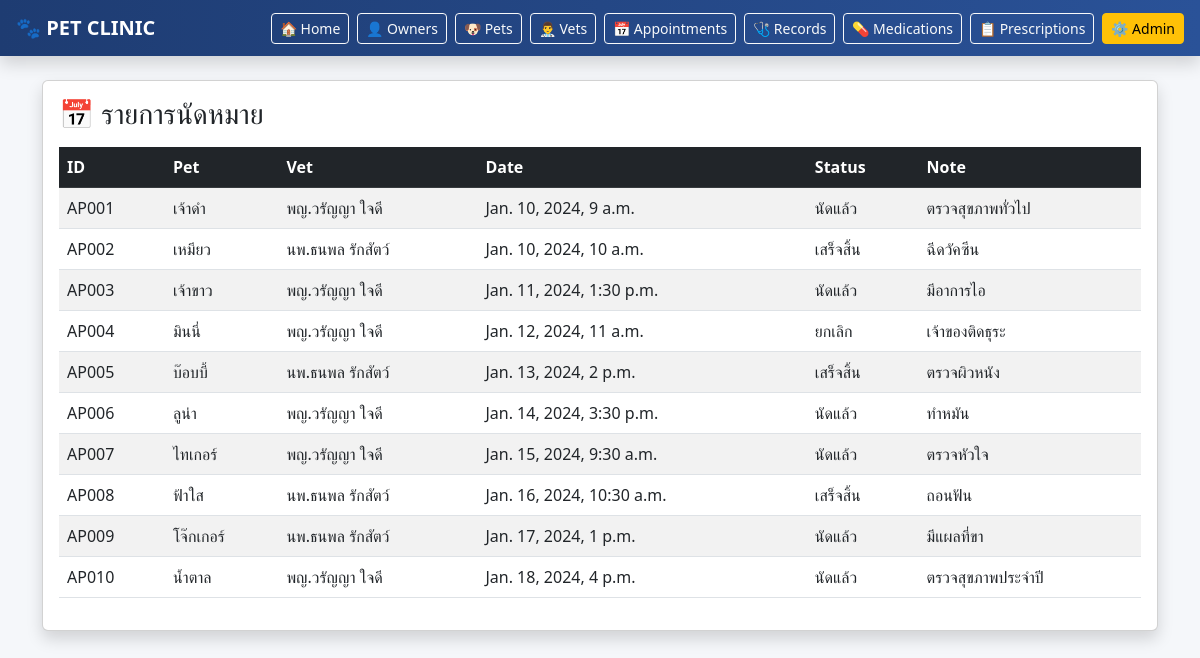
The app's page /appointments/ with its own data.
### clinic/models.py (models this page shows, shortened)
class Appointment(models.Model):
    appointment_id = models.CharField(max_length=10, unique=True, blank=True)
    pet = models.ForeignKey(Pet, on_delete=models.CASCADE)
    vet = models.ForeignKey(Veterinarian, on_delete=models.CASCADE)
    appointment_date = models.DateTimeField()
    status = models.CharField(max_length=50)
    note = models.TextField()

class Pet(models.Model):
    pet_id = models.CharField(max_length=10, unique=True, blank=True)
    owner = models.ForeignKey(Owner, on_delete=models.CASCADE)
    name = models.CharField(max_length=100)
    species = models.CharField(max_length=50)
    breed = models.CharField(max_length=100)
    gender = models.CharField(max_length=10)
    birthdate = models.DateField()

class Veterinarian(models.Model):
    vet_id = models.CharField(max_length=10, unique=True, blank=True)
    name = models.CharField(max_length=100)
    position = models.CharField(max_length=100)
    specialty = models.CharField(max_length=100)
    phone = models.CharField(max_length=20)

### clinic/views.py (the view)
# urls.py: path('appointments/', views.appointments, name='appointments'),
def appointments(request):
    appointments = Appointment.objects.all()
    return render(request, 'appointments.html', {'appointments': appointments})

### clinic/templates/appointments.html
{% extends 'base.html' %}
{% block content %}
<div class="card shadow">
    <div class="card-body">
        <h3 class="mb-3">📅 รายการนัดหมาย</h3>
        <table class="table table-striped table-hover">
            <thead class="table-dark">
                <tr>
                    <th>ID</th>
                    <th>Pet</th>
                    <th>Vet</th>
                    <th>Date</th>
                    <th>Status</th>
                    <th>Note</th>
                </tr>
            </thead>
            <tbody>
                {% for a in appointments %}
                <tr>
                    <td>{{ a.appointment_id }}</td>
                    <td>{{ a.pet.name }}</td>
                    <td>{{ a.vet.name }}</td>
                    <td>{{ a.appointment_date }}</td>
                    <td>{{ a.status }}</td>
                    <td>{{ a.note }}</td>
                </tr>
                {% endfor %}
            </tbody>
        </table>
    </div>
</div>
{% endblock %}

### records on screen
Appointment: appointment_id "AP001", pet.name "เจ้าดำ", vet.name "พญ.วรัญญา ใจดี", appointment_date "Jan. 10, 2024, 9 a.m.", status "นัดแล้ว", note "ตรวจสุขภาพทั่วไป"
Appointment: appointment_id "AP002", pet.name "เหมียว", vet.name "นพ.ธนพล รักสัตว์", appointment_date "Jan. 10, 2024, 10 a.m.", status "เสร็จสิ้น", note "ฉีดวัคซีน"
Appointment: appointment_id "AP003", pet.name "เจ้าขาว", vet.name "พญ.วรัญญา ใจดี", appointment_date "Jan. 11, 2024, 1:30 p.m.", status "นัดแล้ว", note "มีอาการไอ"
Appointment: appointment_id "AP004", pet.name "มินนี่", vet.name "พญ.วรัญญา ใจดี", appointment_date "Jan. 12, 2024, 11 a.m.", status "ยกเลิก", note "เจ้าของติดธุระ"
Appointment: appointment_id "AP005", pet.name "บ๊อบบี้", vet.name "นพ.ธนพล รักสัตว์", appointment_date "Jan. 13, 2024, 2 p.m.", status "เสร็จสิ้น", note "ตรวจผิวหนัง"
Appointment: appointment_id "AP006", pet.name "ลูน่า", vet.name "พญ.วรัญญา ใจดี", appointment_date "Jan. 14, 2024, 3:30 p.m.", status "นัดแล้ว", note "ทำหมัน"
Appointment: appointment_id "AP007", pet.name "ไทเกอร์", vet.name "พญ.วรัญญา ใจดี", appointment_date "Jan. 15, 2024, 9:30 a.m.", status "นัดแล้ว", note "ตรวจหัวใจ"
Appointment: appointment_id "AP008", pet.name "ฟ้าใส", vet.name "นพ.ธนพล รักสัตว์", appointment_date "Jan. 16, 2024, 10:30 a.m.", status "เสร็จสิ้น", note "ถอนฟัน"
Appointment: appointment_id "AP009", pet.name "โจ๊กเกอร์", vet.name "นพ.ธนพล รักสัตว์", appointment_date "Jan. 17, 2024, 1 p.m.", status "นัดแล้ว", note "มีแผลที่ขา"
Appointment: appointment_id "AP010", pet.name "น้ำตาล", vet.name "พญ.วรัญญา ใจดี", appointment_date "Jan. 18, 2024, 4 p.m.", status "นัดแล้ว", note "ตรวจสุขภาพประจำปี"
